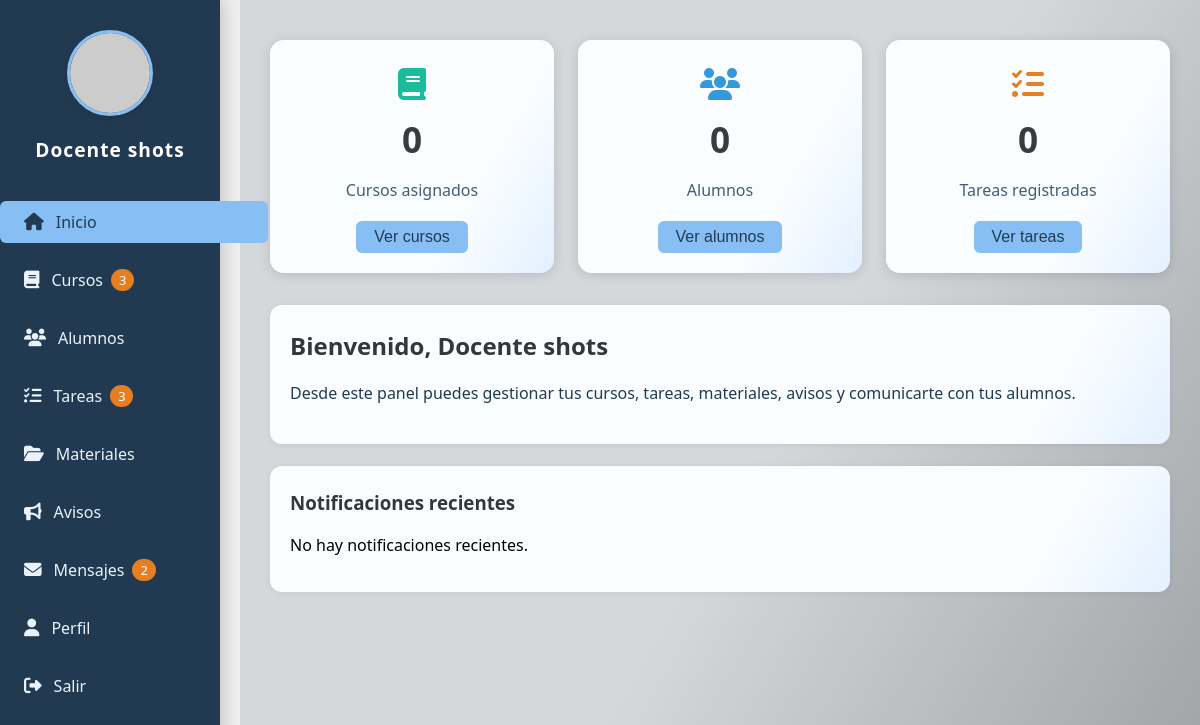
/frontend_maestros/index.php (signed in), run on an earlier commit of the app's database.
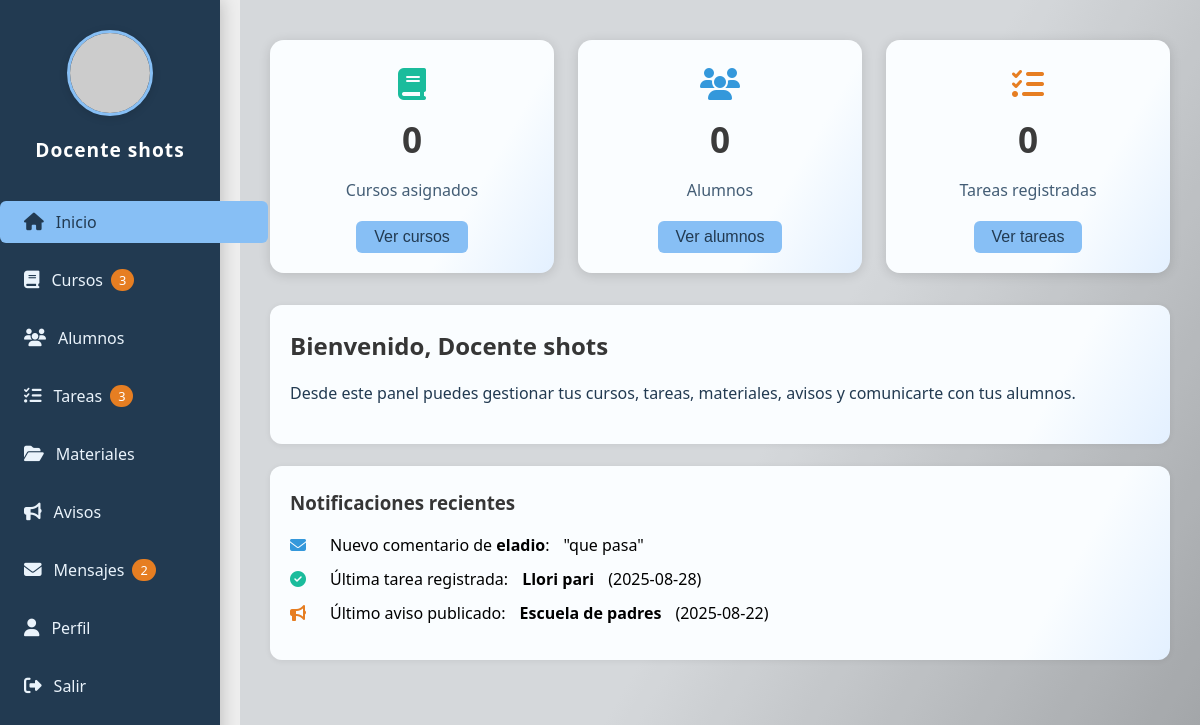
And on a later commit of the database.
### tables this page shows
CREATE TABLE IF NOT EXISTS `comentarios_clase` (
  `id` int NOT NULL AUTO_INCREMENT,
  `id_clase` int NOT NULL,
  `id_estudiante` int DEFAULT NULL,
  `id_profesor` int DEFAULT NULL,
  `comentario` text NOT NULL,
  `respuesta` text,
  `fecha` datetime DEFAULT CURRENT_TIMESTAMP,
  `fecha_respuesta` datetime DEFAULT NULL,
  `estado` enum('pendiente','respondido') DEFAULT 'pendiente',
  PRIMARY KEY (`id`),
  KEY `id_clase` (`id_clase`),
  KEY `id_estudiante` (`id_estudiante`),
  KEY `id_profesor` (`id_profesor`)
);

CREATE TABLE IF NOT EXISTS `estudiantes` (
  `ID` int NOT NULL AUTO_INCREMENT,
  `nombre` varchar(50) NOT NULL,
  `email` varchar(50) NOT NULL,
  `pass` varchar(100) NOT NULL,
  `imagen` varchar(255) DEFAULT NULL,
  `modo_oscuro` tinyint(1) DEFAULT '0',
  PRIMARY KEY (`ID`)
);

CREATE TABLE IF NOT EXISTS `tareas_profesor` (
  `id` int NOT NULL AUTO_INCREMENT,
  `id_clase` int NOT NULL,
  `titulo` varchar(255) NOT NULL,
  `descripcion` text,
  `archivo_adjunto` varchar(255) DEFAULT NULL,
  `fecha_creacion` datetime DEFAULT CURRENT_TIMESTAMP,
  `fecha_entrega` date DEFAULT NULL,
  `puntos` int DEFAULT '0',
  `tema` varchar(100) DEFAULT NULL,
  PRIMARY KEY (`id`),
  KEY `clase_id` (`id_clase`)
);

CREATE TABLE IF NOT EXISTS `avisos` (
  `id` int NOT NULL AUTO_INCREMENT,
  `id_clase` int NOT NULL,
  `titulo` varchar(255) NOT NULL,
  `descripcion` text NOT NULL,
  `fecha_subida` date NOT NULL,
  PRIMARY KEY (`id`),
  KEY `id_clase` (`id_clase`)
);

### frontend_maestros/index.php (the view, shortened to what this page needs)
<?php
require_once "../conexiones/conexion.php";
$profesor_id = $_SESSION['id'];
$nombre = $_SESSION['nombre'];
$sql = "SELECT id, nombre_clase, materia, codigo_clase FROM clases WHERE profesor_id = ?";
$stmt = $conn->prepare($sql);
$stmt->bind_param("i", $profesor_id);
$stmt->execute();
$resultado = $stmt->get_result();
$clases = $resultado->fetch_all(MYSQLI_ASSOC);
?>
<!DOCTYPE html>
<html lang="es">
<head>
    <link rel="stylesheet" href="/frontend_maestros/stylemaestro.css">
    <link rel="stylesheet" href="https://cdnjs.cloudflare.com/ajax/libs/font-awesome/6.4.0/css/all.min.css">
</head>
<body>
    <div class="sidebar">
        <?php
        $foto = $_SESSION['foto'] ?? 'https://ui-avatars.com/api/?name=Maestro+Ejemplo';
        if (preg_match('/^https?:\/\//', $foto)) {
            $src = $foto;
        } else {
            $src = '/' . $foto;
        }
        ?>
        <img id="profile-img" src="<?= htmlspecialchars($src) ?>" alt="Foto de perfil del Maestro Ejemplo">
        <h2 id="profile-name">Docente <?php echo htmlspecialchars($nombre); ?></h2>
        <nav>
            <a href="#"><i class="fas fa-home"></i>Inicio</a>
            <a href="#"><i class="fas fa-book"></i>Cursos <span class="badge">3</span></a>
            <a href="#"><i class="fas fa-users"></i>Alumnos</a>
            <a href="#"><i class="fas fa-tasks"></i>Tareas <span class="badge">3</span></a>
            <a href="#"><i class="fas fa-folder-open"></i>Materiales</a>
            <a href="#"><i class="fas fa-bullhorn"></i>Avisos</a>
            <a href="#"><i class="fas fa-envelope"></i>Mensajes <span class="badge">2</span></a>
            <a href="#"><i class="fas fa-user"></i>Perfil</a>
            <a href="../loginProfes.php"><i class="fas fa-sign-out-alt"></i>Salir</a>
        </nav>
    </div>
    <div class="main-content">
        <div id="seccion-inicio" class="seccion-panel">
            <div class="dashboard-cards">
                <div class="card">
                    <i class="fas fa-book fa-2x icon-green"></i>
                    <h3><?= count($clases) ?></h3>
                    <p>Cursos asignados</p>
                    <button class="quick-action" onclick="location.reload()">Ver cursos</button>
                </div>
                <div class="card">
                    <i class="fas fa-users fa-2x icon-blue"></i>
                    <h3>
                        <?php
                        $alumno_ids = [];
                        echo count($alumno_ids);
                        ?>
                    </h3>
                    <p>Alumnos</p>
                    <button class="quick-action" onclick="location.reload()">Ver alumnos</button>
                </div>
                <div class="card">
                    <i class="fas fa-tasks fa-2x icon-orange"></i>
                    <h3>
                        <?php
                        $tareas_pendientes = 0;
                        echo $tareas_pendientes;
                        ?>
                    </h3>
                    <p>Tareas registradas</p>
                    <button class="quick-action" onclick="location.reload()">Ver tareas</button>
                </div>
            </div>
            <div class="section">
                <h2>Bienvenido, <span id="welcome-name">Docente <?= htmlspecialchars($nombre ?? '') ?></span></h2>
                <p>Desde este panel puedes gestionar tus cursos, tareas, materiales, avisos y comunicarte con tus alumnos.</p>
            </div>
            <div class="section">
                <h3>Notificaciones recientes</h3>
                <ul class="notificaciones">
                    <?php
                    $notificaciones = [];
                    $sql = "SELECT c.comentario, e.nombre AS nombre_alumno, c.fecha FROM comentarios_clase c LEFT JOIN estudiantes e ON c.id_estudiante = e.ID ORDER BY c.fecha DESC LIMIT 1";
                    $res = $conn->query($sql);
                    if ($row = $res->fetch_assoc()) {
                        $notificaciones[] = '<i class="fas fa-envelope icon-blue"></i> <span style="margin-left:14px;">Nuevo comentario de <b>' . htmlspecialchars($row['nombre_alumno'] ?? 'Alumno') . '</b></span>: <span style="margin-left:14px;">"' . htmlspecialchars($row['comentario'] ?? '') . '"</span>';
                    }
                    $sql = "SELECT t.titulo, t.fecha_entrega FROM tareas_profesor t ORDER BY t.fecha_entrega DESC LIMIT 1";
                    $res = $conn->query($sql);
                    if ($row = $res->fetch_assoc()) {
                        $notificaciones[] = '<i class="fas fa-check-circle icon-green"></i> <span style="margin-left:14px;">Última tarea registrada</span>: <span style="margin-left:14px;"><b>' . htmlspecialchars($row['titulo'] ?? '') . '</b></span> <span style="margin-left:14px;">(' . htmlspecialchars($row['fecha_entrega'] ?? '') . ')</span>';
                    }
                    $sql = "SELECT titulo, fecha_subida FROM avisos ORDER BY fecha_subida DESC LIMIT 1";
                    $res = $conn->query($sql);
                    if ($row = $res->fetch_assoc()) {
                        $notificaciones[] = '<i class="fas fa-bullhorn icon-orange"></i> <span style="margin-left:14px;">Último aviso publicado</span>: <span style="margin-left:14px;"><b>' . htmlspecialchars($row['titulo'] ?? '') . '</b></span> <span style="margin-left:14px;">(' . htmlspecialchars($row['fecha_subida'] ?? '') . ')</span>';
                    }
                    if (count($notificaciones) == 0) {
                        echo '<li>No hay notificaciones recientes.</li>';
                    } else {
                        foreach ($notificaciones as $n) echo '<li>' . $n . '</li>';
                    }
                    ?>
                </ul>
            </div>
        </div>
    </div>
</body>
</html>

### frontend_maestros/stylemaestro.css (style rules this page uses)
body { font-family: "Segoe UI", Arial, sans-serif; margin: 0; background: linear-gradient(120deg, #eeeeee 60%, #adadad 100%); color: #223a51; }
.sidebar { width: 220px; background: #223a51; color: #fff; height: 100vh; position: fixed; top: 0; left: 0; display: flex; flex-direction: column; align-items: center; padding-top: 30px; transition: left 0.3s; z-index: 1000; box-shadow: 2px 0 16px #0003; }
.sidebar img { border-radius: 50%; width: 80px; margin-bottom: 10px; border: 3px solid #87bff5; box-shadow: 0 2px 8px #0002; }
.sidebar h2 { margin: 10px 0 30px 0; font-size: 1.2em; letter-spacing: 1px; color: #ffffff; }
.sidebar nav { width: 100%; display: flex; flex-direction: column; align-items: flex-start; }
.sidebar a { color: #eaf3fb; text-decoration: none; margin: 8px 0; width: 100%; padding: 10px 24px; display: flex; align-items: center; border-radius: 6px; transition: background 0.2s, color 0.2s; font-size: 1em; position: relative; }
.sidebar a:hover, .sidebar a.active { background: #87bff5; color: #223a51; }
.sidebar i { margin-right: 12px; font-size: 1.1em; }
.badge { background: #e67e22; color: #fff; border-radius: 12px; padding: 2px 8px; font-size: 0.8em; margin-left: 8px; }
.main-content { margin-left: 240px; padding: 40px 30px 30px 30px; background: rgba(34, 58, 81, 0.12); min-height: 100vh; transition: margin-left 0.3s; }
.dashboard-cards { display: flex; gap: 24px; margin-bottom: 32px; }
.card { background: linear-gradient(120deg, #fafdff 70%, #e3f0ff 100%); border-radius: 14px; box-shadow: 0 2px 12px #0002; padding: 28px 20px 20px 20px; flex: 1; min-width: 180px; text-align: center; transition: box-shadow 0.2s, transform 0.2s; position: relative; color: #223a51; }
.card h3 { margin: 14px 0 6px 0; font-size: 2.2em; color: #3b3b3b; }
.card p { color: #435d75; margin-bottom: 10px; }
.quick-action { margin-top: 10px; background: #87bff5; color: #223a51; border: none; border-radius: 6px; padding: 7px 18px; cursor: pointer; font-size: 1em; transition: background 0.2s, color 0.2s; }
.section { background: linear-gradient(120deg, #fafdff 85%, #e3f0ff 100%); border-radius: 12px; padding: 24px 20px; margin-bottom: 22px; box-shadow: 0 1px 6px #0001; color: #223a51; }
.section h2, .section h3 { margin-top: 0; color: #363636; }
.notificaciones { list-style: none; padding: 0; margin: 0; }
.notificaciones li { margin-bottom: 12px; display: flex; align-items: center; font-size: 1em; color: #000000; }
.notificaciones i { margin-right: 10px; }
.icon-green { color: #1abc9c; }
.icon-blue { color: #3498db; }
.icon-orange { color: #e67e22; }
.seccion-panel { display: none; }
#seccion-inicio { display: block; }

What changed in the data, as far as the page shows it:
added comentarios_clase: id_estudiante.nombre "eladio", comentario "que pasa"
added tareas_profesor: titulo "Llori pari", fecha_entrega "2025-08-28"
added avisos: titulo "Escuela de padres", fecha_subida "2025-08-22"
Also different on the page:
text no longer shown: "No hay notificaciones recientes."
